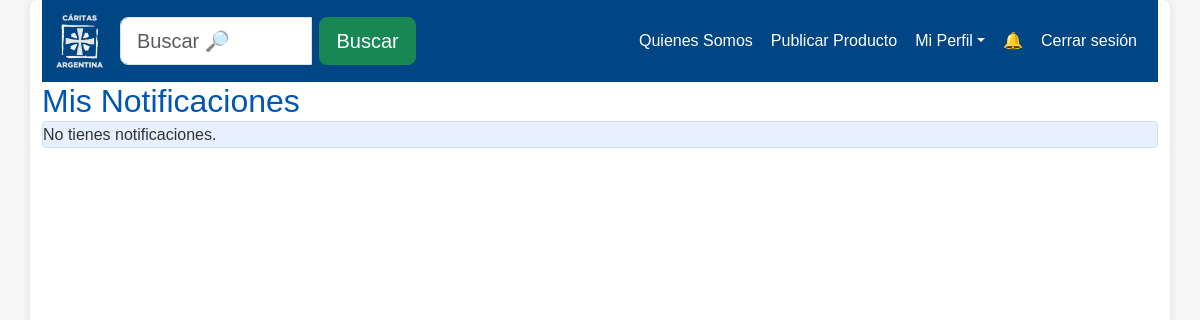
The app's page /notificaciones (signed in), older data.
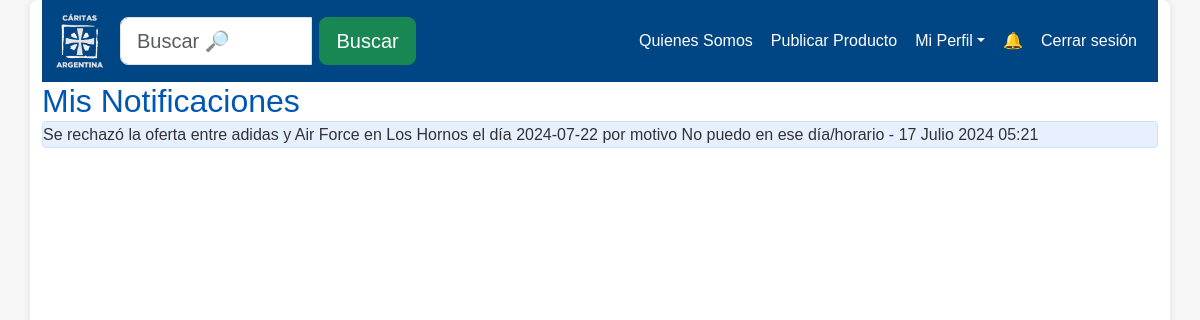
The same page, newer data.
### intercambios_caritas/models.py (models this page shows, shortened)
class Notificacion(models.Model):
    mensaje = models.TextField()
    dueño = models.ForeignKey(Usuario, on_delete=models.CASCADE)
    fecha = models.DateTimeField(default=timezone.now)
    leida = models.BooleanField(default=False)

### intercambios_caritas/views.py (the view)
# urls.py: path('notificaciones', views.listar_notificaciones, name='listar_notificaciones'),
@login_required
def listar_notificaciones(request):
    notificaciones = Notificacion.objects.filter(dueño=request.user).order_by('-fecha')
    context = {
        'notificaciones': notificaciones
    }
    return render(request, 'notificaciones/listar_notificaciones.html', context)

### intercambios_caritas/models.py (called while the page is built)
    def isAdmin(self):
        return self.rol.upper() == 'ADMINISTRADOR'

    def isModerador(self):
        return self.rol.upper() == 'MODERADOR'

### templates/notificaciones/listar_notificaciones.html (shortened to what this page needs)
{% extends 'layouts/base.html' %}
{% block content %}
{% include 'layouts/navbar.html' %}
    <h2>Mis Notificaciones</h2>
    <ul>
        {% for notificacion in notificaciones %}
            <li {% if notificacion.leida %}class="leida"{% endif %}>
                {{ notificacion.mensaje }} - {{ notificacion.fecha }}
            </li>
        {% empty %}
            <li>No tienes notificaciones.</li>
        {% endfor %}
    </ul>
{% endblock %}

Row changes from the older to the newer data that the page shows:
added Notificacion: mensaje "Se rechazó la oferta entre adidas y Air Force en Los Hornos el día 2024-07-22 por motivo No puedo en ese día/horario", fecha "17 Julio 2024 05:21"
Text that changed along with them:
text no longer shown: "No tienes notificaciones."
